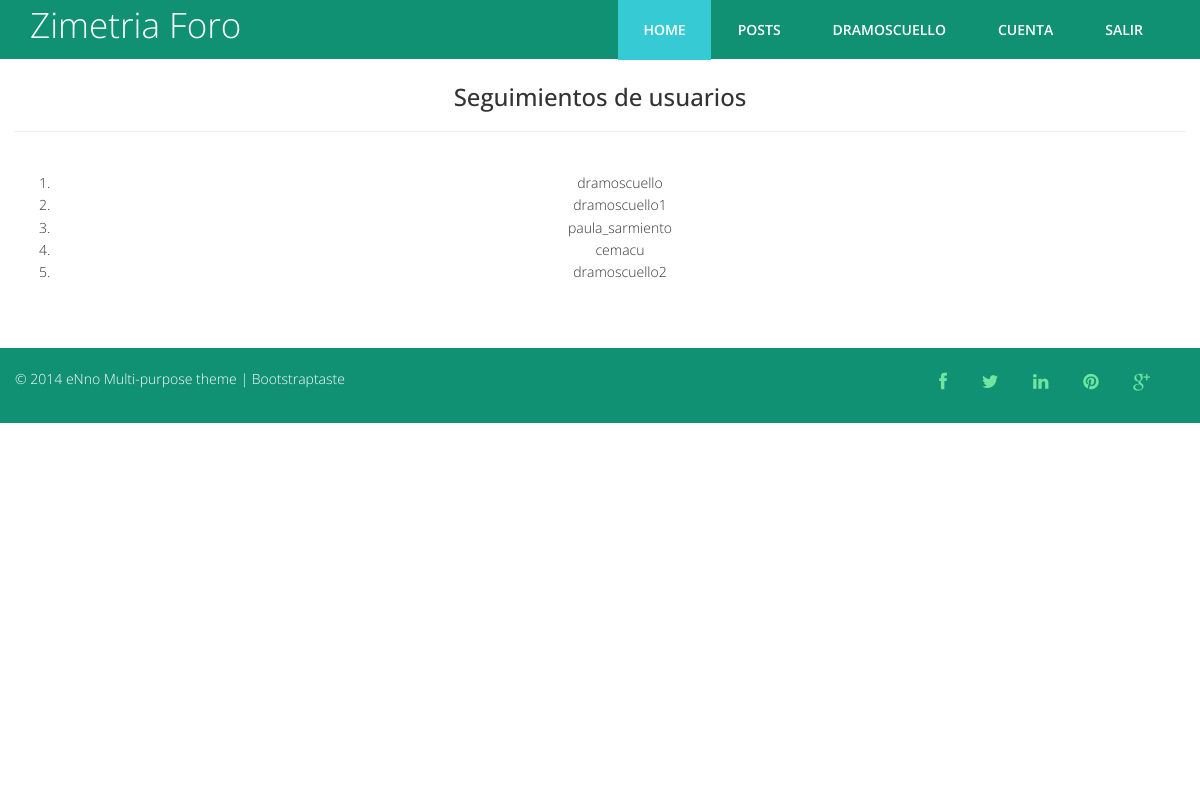
Screenshot of /?view=usuconexiones (signed in) with the database file from the repository.
### tables this page shows
CREATE TABLE IF NOT EXISTS `users` (
  `id` bigint(255) NOT NULL AUTO_INCREMENT,
  `user` varchar(30) NOT NULL,
  `pass` varchar(100) NOT NULL,
  `email` varchar(40) NOT NULL,
  `permisos` int(1) NOT NULL DEFAULT '0',
  PRIMARY KEY (`id`)
);

### core/controllers/usuconexionesController.php (called while the page is built)
<?php
    include(HTML_DIR . 'users/all_users.php');
?>

### core/bin/functions/Users.php (called while the page is built, shortened)
<?php
function Users() {
  $db = new Conexion();
  $sql = $db->query("SELECT * FROM users;");
  if($db->rows($sql) > 0) {
    while($d = $db->recorrer($sql)) {
      $users[$d['id']] = array(
        'id' => $d['id'],
        'user' => $d['user'],
        'pass' => $d['pass'],
        'email' => $d['email'],
        'permisos' => $d['permisos']
      );
    }
  } else {
    $users = false;
  }
  return $users;
}
?>

### core/core.php (called while the page is built, shortened)
<?php
require('core/models/class.Conexion.php');
require('core/bin/functions/Users.php');
$_users = Users();
 ?>

### core/models/class.Conexion.php (called while the page is built, shortened)
<?php
class Conexion extends mysqli {
  public function rows($query) {
    return mysqli_num_rows($query);
  }
  public function liberar($query) {
    return mysqli_free_result($query);
  }
  public function recorrer($query) {
    return mysqli_fetch_array($query);
  }
}
?>

### html/users/all_users.php (the view)
<?php include(HTML_DIR . 'overall/header.php'); ?>
 <body>
   <section class="engine"><a rel="nofollow" href="#"><?php echo APP_TITTLE ?></a></section>
    <?php include(HTML_DIR . '/overall/nav.php'); ?>
 <section class="mbr-section mbr-after-navbar">
   <h3>Seguimientos de usuarios</h3>
   <hr>
   <div class="row cajas">
     <div class="col-md-12">
       <?php
       if(false != $_users) {
        $HTML = '<ol>';
         foreach($_users as $id_user => $content_array) {
             $HTML .= '<li><a href="?view=usudetalles&user='.$_users[$id_user]['user'].'">'.$_users[$id_user]['user'].'</a></li>';
         }
         $HTML .= '</ol>';
       } else {
         $HTML = '<div class="alert alert-dismissible alert-info"><strong>No hay usuarios registrados</div>';
       }
       echo $HTML;
       ?>
     </div>
   </div>
 </section>
 <?php include(HTML_DIR . 'overall/footer.php'); ?>
 </body>
 </html>

### html/overall/nav.php (shortened to what this page needs)
<nav class="navbar navbar-default navbar-fixed-top" role="navigation">
  <div class="container">
    <div class="navbar-header">
      <a class="navbar-brand" href="index.php"><span><?php echo APP_TITTLE ?></span></a>
    </div>
    <div class="navbar-collapse collapse">
      <div class="menu">
        <ul class="nav nav-tabs" role="tablist">
          <li role="presentation" class="active"><a href="index.php">Home</a></li>
          <li role="presentation"><a href="#">Posts</a></li>
          <?php
            if(!isset($_SESSION['app_id'])) {
              echo '<li role="presentation"><a href="javascript:void(0)" data-toggle="modal" data-target=".bs-example-modal-sm">Login</a></li>
              <li role="presentation"><a href="javascript:void(0)" data-toggle="modal" data-target=".bs-example-modal-lg">Register</a></li>';
            }else{
              echo '<li role="presentation"><a href="#">'. strtoupper($_users[$_SESSION['app_id']]['user']) .'</a></li>
              <li role="presentation"><a href="#">Cuenta</a></li>
              <li role="presentation"><a href="?view=logout">Salir</a></li>';
            }
           ?>
        </ul>
      </div>
    </div>
  </div>
</nav>

### views/css/demo.css (style rules this page uses)
*, *:after, *:before { -webkit-box-sizing: border-box; box-sizing: border-box; }
body { background: #2f3238; color: #fff; font-weight: 400; font-size: 1em; font-family: 'Raleway', Arial, sans-serif; }
a { outline: none; color: #3498db; text-decoration: none; }
section { padding: 1em; text-align: center; }

### views/css/style.css (style rules this page uses)
body { font-family:'Open Sans', Arial, sans-serif; font-size:14px; font-weight:300; line-height:1.6em; color:#333; background-color:#fff; }
hi,h2,h3,h4,h5,h6 { color:#333; line-height:1.1em; }
a { text-decoration:none; transition: all 0.1s ease-in-out; -moz-transition: all 0.1s ease-in-out; -webkit-transition: all 0.1s ease-in-out; -o-transition: all 0.1s ease-in-out; outline: none; color:#333; }
hr { margin-top:20px; margin-bottom:40px; }
.navbar-brand { float: left; height: 50px; padding: 15px 15px; font-size: 30px; line-height: 20px; }
a.navbar-brand span { color:#fff; font-size:35px; }
.navbar-collapse { float:right; padding-right: 15px; padding-left: 15px; overflow-x: visible; -webkit-overflow-scrolling: touch; border-top: 0; }
.navbar-fixed-top { top: 0; border-width: 0 0 0; background-color:#109173; }
.nav-tabs { border-bottom:0; }
.nav > li > a { position: relative; display: block; padding: 20px 25px; }
.nav-tabs > li > a { margin-right: 2px; line-height: 1.42857143; border: 0; border-radius: 0 0 0 0; text-transform:uppercase; font-weight:600; color:#fff; }
.nav-tabs > li.active > a { color: #fff; cursor: default; background-color:#36CBD4; border: 0; border-bottom-color: transparent; }
.inner-footer ul li,a { list-style:none; }

### views/app/css/format.css (style rules this page uses)
a { cursor: pointer; text-decoration: none; }

### rows the page displays
users: user "DRAMOSCUELLO", user "dramoscuello"
users: user "dramoscuello1"
users: user "paula_sarmiento"
users: user "cemacu"
users: user "dramoscuello2"

### other values shown
APP_TITTLE "Zimetria Foro"
